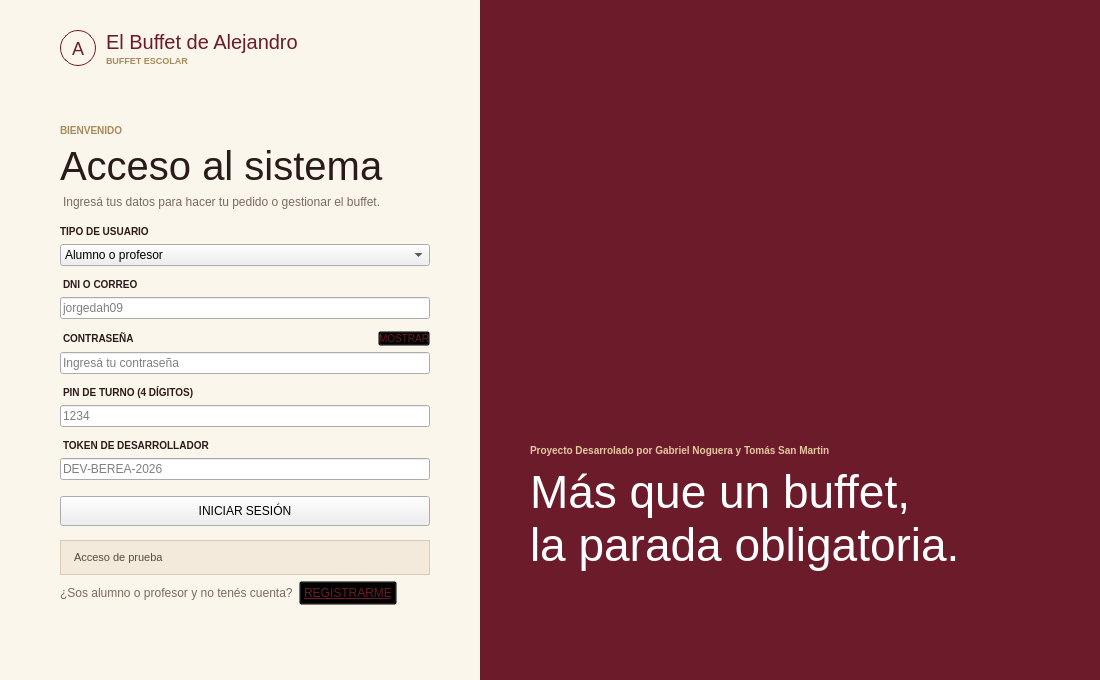
<?xml version="1.0" encoding="UTF-8"?>
<ui version="4.0">
 <class>LoginWindow</class>
 <widget class="QWidget" name="LoginWindow">
  <property name="geometry">
   <rect>
    <x>0</x>
    <y>0</y>
    <width>1100</width>
    <height>680</height>
   </rect>
  </property>
  <property name="minimumSize">
   <size>
    <width>1100</width>
    <height>680</height>
   </size>
  </property>
  <property name="maximumSize">
   <size>
    <width>1100</width>
    <height>680</height>
   </size>
  </property>
  <property name="windowTitle">
   <string>El Buffet de Alejandro - Iniciar Sesión</string>
  </property>
  <layout class="QHBoxLayout" name="layoutLogin">
   <property name="spacing">
    <number>0</number>
   </property>
   <property name="leftMargin">
    <number>0</number>
   </property>
   <property name="topMargin">
    <number>0</number>
   </property>
   <property name="rightMargin">
    <number>0</number>
   </property>
   <property name="bottomMargin">
    <number>0</number>
   </property>
   <item>
    <widget class="QFrame" name="panelForm">
     <property name="minimumSize">
      <size>
       <width>480</width>
       <height>0</height>
      </size>
     </property>
     <property name="maximumSize">
      <size>
       <width>480</width>
       <height>16777215</height>
      </size>
     </property>
     <property name="styleSheet">
      <string>#panelForm { background-color: #FBF6EC; }</string>
     </property>
     <layout class="QVBoxLayout" name="layoutForm">
      <property name="spacing">
       <number>6</number>
      </property>
      <property name="leftMargin">
       <number>60</number>
      </property>
      <property name="topMargin">
       <number>30</number>
      </property>
      <property name="rightMargin">
       <number>50</number>
      </property>
      <property name="bottomMargin">
       <number>24</number>
      </property>
      <item>
       <layout class="QHBoxLayout" name="layoutMarca">
        <property name="spacing">
         <number>10</number>
        </property>
        <item>
         <widget class="QLabel" name="lblMonograma">
          <property name="minimumSize">
           <size>
            <width>36</width>
            <height>36</height>
           </size>
          </property>
          <property name="maximumSize">
           <size>
            <width>36</width>
            <height>36</height>
           </size>
          </property>
          <property name="styleSheet">
           <string>font-family: 'Sitka Banner', 'Palatino Linotype', Georgia; font-size: 18px; color: #6B1B2A; border: 1px solid #6B1B2A; border-radius: 18px;</string>
          </property>
          <property name="text">
           <string>A</string>
          </property>
          <property name="alignment">
           <set>Qt::AlignmentFlag::AlignCenter</set>
          </property>
         </widget>
        </item>
        <item>
         <layout class="QVBoxLayout" name="layoutMarcaTexto">
          <property name="spacing">
           <number>0</number>
          </property>
          <item>
           <widget class="QLabel" name="lblLogoTitle">
            <property name="styleSheet">
             <string>font-family: 'Sitka Banner', 'Palatino Linotype', Georgia; font-size: 20px; color: #6B1B2A;</string>
            </property>
            <property name="text">
             <string>El Buffet de Alejandro</string>
            </property>
           </widget>
          </item>
          <item>
           <widget class="QLabel" name="lblSubtitle">
            <property name="styleSheet">
             <string>font-size: 9px; font-weight: bold; color: #A88A5B;</string>
            </property>
            <property name="text">
             <string>BUFFET ESCOLAR</string>
            </property>
           </widget>
          </item>
         </layout>
        </item>
        <item>
         <spacer name="espacioMarca">
          <property name="orientation">
           <enum>Qt::Orientation::Horizontal</enum>
          </property>
          <property name="sizeHint" stdset="0">
           <size>
            <width>0</width>
            <height>0</height>
           </size>
          </property>
         </spacer>
        </item>
       </layout>
      </item>
      <item>
       <spacer name="espacioArriba">
        <property name="orientation">
         <enum>Qt::Orientation::Vertical</enum>
        </property>
        <property name="sizeHint" stdset="0">
         <size>
          <width>0</width>
          <height>0</height>
         </size>
        </property>
       </spacer>
      </item>
      <item>
       <widget class="QLabel" name="lblBienvenido">
        <property name="styleSheet">
         <string>font-size: 10px; font-weight: bold; color: #A88A5B;</string>
        </property>
        <property name="text">
         <string>BIENVENIDO</string>
        </property>
       </widget>
      </item>
      <item>
       <widget class="QLabel" name="lblTituloAcceso">
        <property name="styleSheet">
         <string>font-family: 'Sitka Banner', 'Palatino Linotype', Georgia; font-size: 40px; color: #2B1A1A;</string>
        </property>
        <property name="text">
         <string>Acceso al sistema</string>
        </property>
       </widget>
      </item>
      <item>
       <widget class="QLabel" name="lblDescAcceso">
        <property name="styleSheet">
         <string>font-size: 12px; color: #7A6A60; margin-bottom: 10px;</string>
        </property>
        <property name="text">
         <string>Ingresá tus datos para hacer tu pedido o gestionar el buffet.</string>
        </property>
        <property name="wordWrap">
         <bool>true</bool>
        </property>
       </widget>
      </item>
      <item>
       <widget class="QLabel" name="lblRole">
        <property name="styleSheet">
         <string>font-size: 10px; font-weight: bold; color: #2B1A1A;</string>
        </property>
        <property name="text">
         <string>TIPO DE USUARIO</string>
        </property>
       </widget>
      </item>
      <item>
       <widget class="QComboBox" name="comboRole">
        <item>
         <property name="text">
          <string>Alumno o profesor</string>
         </property>
        </item>
        <item>
         <property name="text">
          <string>Personal de buffet (caja)</string>
         </property>
        </item>
        <item>
         <property name="text">
          <string>Administrador</string>
         </property>
        </item>
        <item>
         <property name="text">
          <string>Desarrollador</string>
         </property>
        </item>
       </widget>
      </item>
      <item>
       <widget class="QLabel" name="lblUser">
        <property name="styleSheet">
         <string>font-size: 10px; font-weight: bold; color: #2B1A1A; margin-top: 6px;</string>
        </property>
        <property name="text">
         <string>DNI O CORREO</string>
        </property>
       </widget>
      </item>
      <item>
       <widget class="QLineEdit" name="txtUser">
        <property name="placeholderText">
         <string>jorgedah09</string>
        </property>
       </widget>
      </item>
      <item>
       <layout class="QHBoxLayout" name="layoutPassTitulo">
        <item>
         <widget class="QLabel" name="lblPass">
          <property name="styleSheet">
           <string>font-size: 10px; font-weight: bold; color: #2B1A1A; margin-top: 6px;</string>
          </property>
          <property name="text">
           <string>CONTRASEÑA</string>
          </property>
         </widget>
        </item>
        <item>
         <spacer name="espacioPass">
          <property name="orientation">
           <enum>Qt::Orientation::Horizontal</enum>
          </property>
          <property name="sizeHint" stdset="0">
           <size>
            <width>0</width>
            <height>0</height>
           </size>
          </property>
         </spacer>
        </item>
        <item>
         <widget class="QPushButton" name="btnMostrar">
          <property name="styleSheet">
           <string>QPushButton { background-color: transparent; color: #6B1B2A; font-size: 10px; padding: 0px; margin-top: 6px; }
QPushButton:hover { color: #42101A; }</string>
          </property>
          <property name="text">
           <string>MOSTRAR</string>
          </property>
         </widget>
        </item>
       </layout>
      </item>
      <item>
       <widget class="QLineEdit" name="txtPass">
        <property name="echoMode">
         <enum>QLineEdit::EchoMode::Password</enum>
        </property>
        <property name="placeholderText">
         <string>Ingresá tu contraseña</string>
        </property>
       </widget>
      </item>
      <item>
       <widget class="QLabel" name="lblPinCajero">
        <property name="styleSheet">
         <string>font-size: 10px; font-weight: bold; color: #2B1A1A; margin-top: 6px;</string>
        </property>
        <property name="text">
         <string>PIN DE TURNO (4 DÍGITOS)</string>
        </property>
       </widget>
      </item>
      <item>
       <widget class="QLineEdit" name="txtPinCajero">
        <property name="echoMode">
         <enum>QLineEdit::EchoMode::Password</enum>
        </property>
        <property name="placeholderText">
         <string>1234</string>
        </property>
       </widget>
      </item>
      <item>
       <widget class="QLabel" name="lblTokenDev">
        <property name="styleSheet">
         <string>font-size: 10px; font-weight: bold; color: #2B1A1A; margin-top: 6px;</string>
        </property>
        <property name="text">
         <string>TOKEN DE DESARROLLADOR</string>
        </property>
       </widget>
      </item>
      <item>
       <widget class="QLineEdit" name="txtTokenDev">
        <property name="placeholderText">
         <string>DEV-BEREA-2026</string>
        </property>
       </widget>
      </item>
      <item>
       <widget class="QPushButton" name="btnLogin">
        <property name="minimumSize">
         <size>
          <width>0</width>
          <height>40</height>
         </size>
        </property>
        <property name="styleSheet">
         <string>margin-top: 10px;</string>
        </property>
        <property name="text">
         <string>INICIAR SESIÓN</string>
        </property>
       </widget>
      </item>
      <item>
       <widget class="QLabel" name="lblNoticeRol">
        <property name="styleSheet">
         <string>background-color: #F3EADB; border: 1px solid #D9CBB5; padding: 10px; font-size: 11px; color: #5A4A40; margin-top: 8px;</string>
        </property>
        <property name="text">
         <string>Acceso de prueba</string>
        </property>
        <property name="wordWrap">
         <bool>true</bool>
        </property>
       </widget>
      </item>
      <item>
       <layout class="QHBoxLayout" name="layoutRegisterPrompt">
        <item>
         <widget class="QLabel" name="lblNoAccount">
          <property name="styleSheet">
           <string>font-size: 12px; color: #7A6A60;</string>
          </property>
          <property name="text">
           <string>¿Sos alumno o profesor y no tenés cuenta?</string>
          </property>
         </widget>
        </item>
        <item>
         <widget class="QPushButton" name="btnGoRegister">
          <property name="styleSheet">
           <string>QPushButton { background-color: transparent; color: #6B1B2A; padding: 4px; text-decoration: underline; }
QPushButton:hover { color: #42101A; }</string>
          </property>
          <property name="text">
           <string>REGISTRARME</string>
          </property>
         </widget>
        </item>
        <item>
         <spacer name="espacioRegistro">
          <property name="orientation">
           <enum>Qt::Orientation::Horizontal</enum>
          </property>
          <property name="sizeHint" stdset="0">
           <size>
            <width>0</width>
            <height>0</height>
           </size>
          </property>
         </spacer>
        </item>
       </layout>
      </item>
      <item>
       <spacer name="espacioAbajo">
        <property name="orientation">
         <enum>Qt::Orientation::Vertical</enum>
        </property>
        <property name="sizeHint" stdset="0">
         <size>
          <width>0</width>
          <height>0</height>
         </size>
        </property>
       </spacer>
      </item>
     </layout>
    </widget>
   </item>
   <item>
    <widget class="QFrame" name="panelFoto">
     <property name="minimumSize">
      <size>
       <width>620</width>
       <height>680</height>
      </size>
     </property>
     <property name="styleSheet">
      <string>#panelFoto { background-color: #6B1B2A; }</string>
     </property>
     <widget class="QLabel" name="lblFotoLogin">
      <property name="geometry">
       <rect>
        <x>0</x>
        <y>0</y>
        <width>620</width>
        <height>680</height>
       </rect>
      </property>
      <property name="text">
       <string/>
      </property>
      <property name="alignment">
       <set>Qt::AlignmentFlag::AlignCenter</set>
      </property>
     </widget>
     <widget class="QLabel" name="lblFraseSub">
      <property name="geometry">
       <rect>
        <x>50</x>
        <y>440</y>
        <width>520</width>
        <height>20</height>
       </rect>
      </property>
      <property name="styleSheet">
       <string>background-color: transparent; font-size: 10px; font-weight: bold; color: #E3C9A0;</string>
      </property>
      <property name="text">
       <string>Proyecto Desarrolado por Gabriel Noguera y Tomás San Martin</string>
      </property>
     </widget>
     <widget class="QLabel" name="lblFrase">
      <property name="geometry">
       <rect>
        <x>50</x>
        <y>466</y>
        <width>530</width>
        <height>170</height>
       </rect>
      </property>
      <property name="styleSheet">
       <string>background-color: transparent; font-family: 'Sitka Banner', 'Palatino Linotype', Georgia; font-size: 46px; color: #FFFFFF;</string>
      </property>
      <property name="text">
       <string>Más que un buffet,
la parada obligatoria.</string>
      </property>
      <property name="alignment">
       <set>Qt::AlignmentFlag::AlignLeading|Qt::AlignmentFlag::AlignLeft|Qt::AlignmentFlag::AlignTop</set>
      </property>
     </widget>
    </widget>
   </item>
  </layout>
 </widget>
 <resources/>
 <connections/>
</ui>
